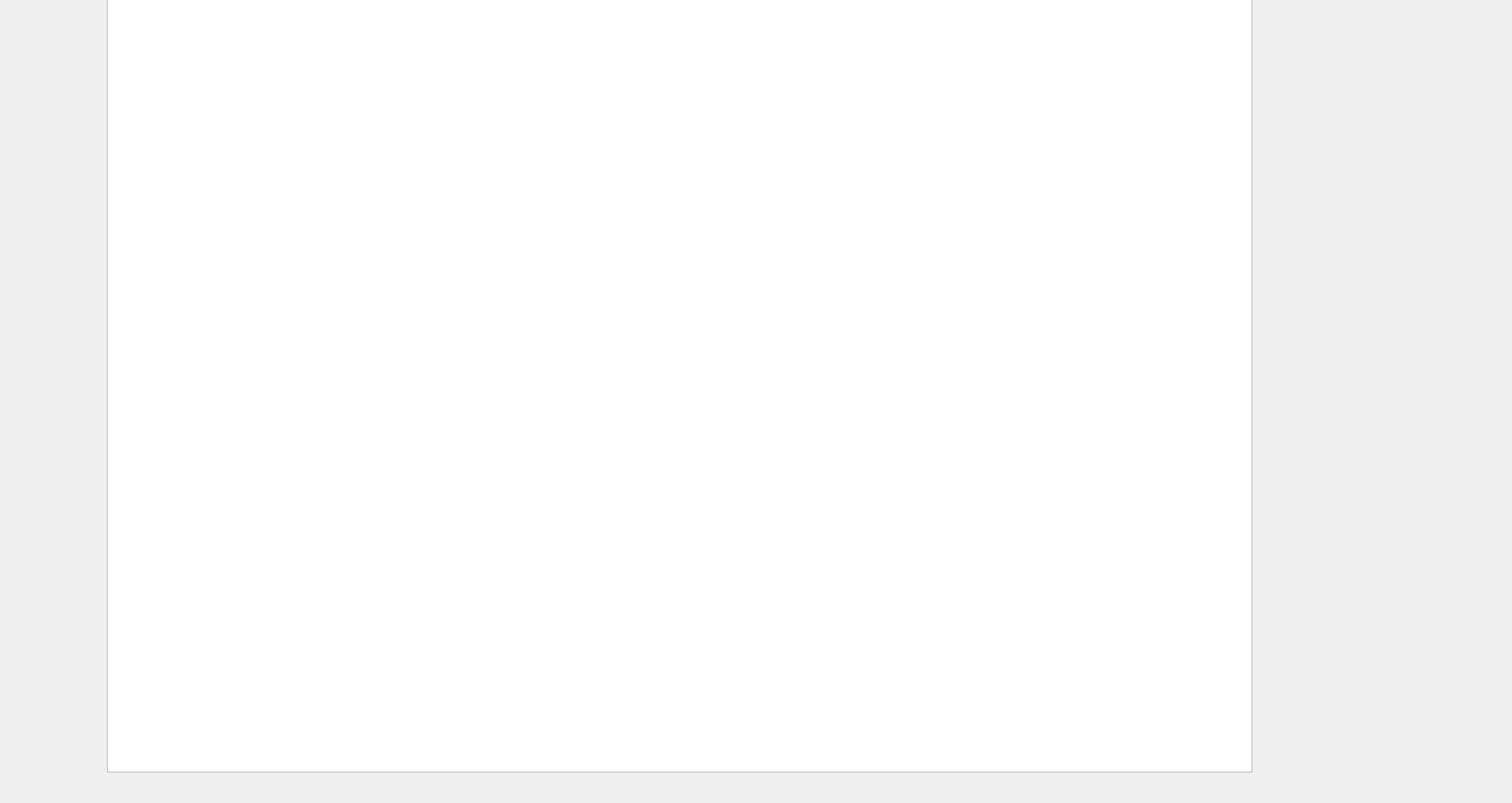
<?xml version="1.0" encoding="UTF-8"?>
<ui version="4.0">
 <class>Dialog</class>
 <widget class="QDialog" name="Dialog">
  <property name="geometry">
   <rect>
    <x>0</x>
    <y>0</y>
    <width>1980</width>
    <height>1051</height>
   </rect>
  </property>
  <property name="windowTitle">
   <string>Dialog</string>
  </property>
  <widget class="QGraphicsView" name="graphicsView">
   <property name="geometry">
    <rect>
     <x>140</x>
     <y>-30</y>
     <width>1500</width>
     <height>1041</height>
    </rect>
   </property>
   <property name="styleSheet">
    <string notr="true">background-image: url(:/Proyecto-Background.png);</string>
   </property>
  </widget>
  <widget class="QLabel" name="label">
   <property name="geometry">
    <rect>
     <x>1470</x>
     <y>390</y>
     <width>161</width>
     <height>71</height>
    </rect>
   </property>
   <property name="styleSheet">
    <string notr="true">background-image: url(:/bombers.png);</string>
   </property>
   <property name="text">
    <string/>
   </property>
  </widget>
  <widget class="QLabel" name="label_2">
   <property name="geometry">
    <rect>
     <x>160</x>
     <y>470</y>
     <width>161</width>
     <height>71</height>
    </rect>
   </property>
   <property name="styleSheet">
    <string notr="true">background-image: url(:/bombers2.png);</string>
   </property>
   <property name="text">
    <string/>
   </property>
  </widget>
 </widget>
 <layoutdefault spacing="6" margin="11"/>
 <resources/>
 <connections/>
</ui>
